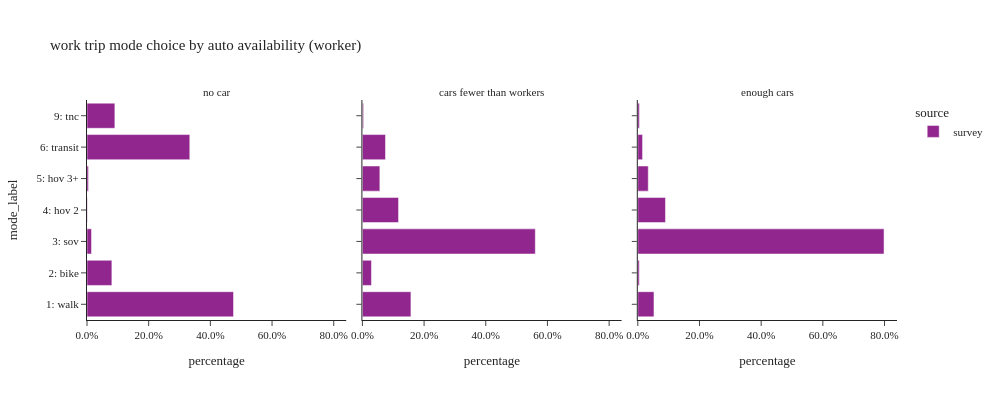

Source (notebook cell):
### Code cell
plot_mode_choice(wk_trip.loc[wk_trip['auto_available_worker']!="no worker"],"auto_available_worker",
                 {"auto_available_worker":["no car", "cars fewer than workers","enough cars"],
                     "tmodetp_label":["1: walk","2: bike","3: sov","4: hov 2","5: hov 3+","6: transit",
                                      "8: school bus","9: otherâ€“survey only"]},
                 "auto availability (worker)",3,400,1000)

### Figure 1 — Plotly figure (JSON) as saved in the notebook; plotly's stock layout.template omitted (floating-point values rounded to 4 significant figures)
{"data": [{"alignmentgroup": "True", "customdata": [[105], [35], [7], [2], [2], [93], [7]], "hovertemplate": "source=survey<br>auto_available_worker=no car<br>percentage=%{x}<br>mode_label=%{y}<br>sample count=%{customdata[0]}<extra></extra>", "legendgroup": "survey", "marker": {"color": "#91268F", "pattern": {"shape": ""}}, "name": "survey", "offsetgroup": "survey", "orientation": "h", "showlegend": true, "textposition": "auto", "type": "bar", "x": [0.4751, 0.08065, 0.01468, 0.001084, 0.004828, 0.3333, 0.09038], "xaxis": "x", "y": ["1: walk", "2: bike", "3: sov", "4: hov 2", "5: hov 3+", "6: transit", "9: tnc"], "yaxis": "y"}, {"alignmentgroup": "True", "customdata": [[87], [51], [187], [44], [17], [63], [2]], "hovertemplate": "source=survey<br>auto_available_worker=cars fewer than workers<br>percentage=%{x}<br>mode_label=%{y}<br>sample count=%{customdata[0]}<extra></extra>", "legendgroup": "survey", "marker": {"color": "#91268F", "pattern": {"shape": ""}}, "name": "survey", "offsetgroup": "survey", "orientation": "h", "showlegend": false, "textposition": "auto", "type": "bar", "x": [0.1574, 0.02939, 0.5607, 0.1172, 0.05661, 0.07493, 0.003833], "xaxis": "x2", "y": ["1: walk", "2: bike", "3: sov", "4: hov 2", "5: hov 3+", "6: transit", "9: tnc"], "yaxis": "y2"}, {"alignmentgroup": "True", "customdata": [[156], [37], [1399], [90], [41], [90], [5]], "hovertemplate": "source=survey<br>auto_available_worker=enough cars<br>percentage=%{x}<br>mode_label=%{y}<br>sample count=%{customdata[0]}<extra></extra>", "legendgroup": "survey", "marker": {"color": "#91268F", "pattern": {"shape": ""}}, "name": "survey", "offsetgroup": "survey", "orientation": "h", "showlegend": false, "textposition": "auto", "type": "bar", "x": [0.05242, 0.004825, 0.7984, 0.08971, 0.03392, 0.01542, 0.005271], "xaxis": "x3", "y": ["1: walk", "2: bike", "3: sov", "4: hov 2", "5: hov 3+", "6: transit", "9: tnc"], "yaxis": "y3"}], "layout": {"annotations": [{"font": {}, "showarrow": false, "text": "no car", "x": 0.16, "xanchor": "center", "xref": "paper", "y": 1.0, "yanchor": "bottom", "yref": "paper"}, {"font": {}, "showarrow": false, "text": "cars fewer than workers", "x": 0.5, "xanchor": "center", "xref": "paper", "y": 1.0, "yanchor": "bottom", "yref": "paper"}, {"font": {}, "showarrow": false, "text": "enough cars", "x": 0.84, "xanchor": "center", "xref": "paper", "y": 1.0, "yanchor": "bottom", "yref": "paper"}], "barmode": "group", "height": 400, "legend": {"title": {"text": "source"}, "tracegroupgap": 0}, "title": {"text": "work trip mode choice by auto availability (worker)"}, "width": 1000, "xaxis": {"anchor": "y", "domain": [0.0, 0.32], "tickformat": ".1%", "title": {"text": "percentage"}}, "xaxis2": {"anchor": "y2", "domain": [0.34, 0.66], "matches": "x", "tickformat": ".1%", "title": {"text": "percentage"}}, "xaxis3": {"anchor": "y3", "domain": [0.68, 1.0], "matches": "x", "tickformat": ".1%", "title": {"text": "percentage"}}, "yaxis": {"anchor": "x", "domain": [0.0, 1.0], "title": {"text": "mode_label"}}, "yaxis2": {"anchor": "x2", "domain": [0.0, 1.0], "matches": "y", "showticklabels": false}, "yaxis3": {"anchor": "x3", "domain": [0.0, 1.0], "matches": "y", "showticklabels": false}}}
